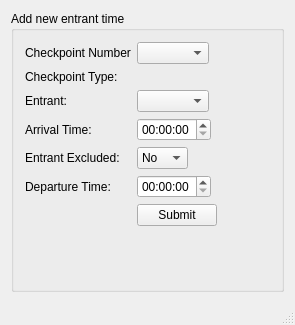
<?xml version="1.0" encoding="UTF-8"?>
<ui version="4.0">
 <class>CheckpointManager</class>
 <widget class="QMainWindow" name="CheckpointManager">
  <property name="geometry">
   <rect>
    <x>0</x>
    <y>0</y>
    <width>295</width>
    <height>325</height>
   </rect>
  </property>
  <property name="windowTitle">
   <string>Checkpoint Manager</string>
  </property>
  <widget class="QWidget" name="centralWidget">
   <layout class="QHBoxLayout" name="horizontalLayout">
    <item>
     <widget class="QGroupBox" name="groupBox">
      <property name="title">
       <string>Add new entrant time</string>
      </property>
      <layout class="QVBoxLayout" name="verticalLayout">
       <item>
        <layout class="QFormLayout" name="formLayout">
         <property name="fieldGrowthPolicy">
          <enum>QFormLayout::FieldsStayAtSizeHint</enum>
         </property>
         <item row="0" column="0">
          <widget class="QLabel" name="lblNode">
           <property name="text">
            <string>Checkpoint Number</string>
           </property>
          </widget>
         </item>
         <item row="0" column="1">
          <widget class="QComboBox" name="inptNode"/>
         </item>
         <item row="1" column="0">
          <widget class="QLabel" name="lblCheckpointType">
           <property name="text">
            <string>Checkpoint Type:</string>
           </property>
          </widget>
         </item>
         <item row="1" column="1">
          <widget class="QLabel" name="lblCheckpointValue">
           <property name="text">
            <string/>
           </property>
          </widget>
         </item>
         <item row="2" column="0">
          <widget class="QLabel" name="lblEntrant">
           <property name="text">
            <string>Entrant:</string>
           </property>
          </widget>
         </item>
         <item row="2" column="1">
          <widget class="QComboBox" name="inptEntrant"/>
         </item>
         <item row="4" column="0">
          <widget class="QLabel" name="lblArrival">
           <property name="text">
            <string>Arrival Time:</string>
           </property>
          </widget>
         </item>
         <item row="4" column="1">
          <widget class="QTimeEdit" name="inptArrivalTime">
           <property name="time">
            <time>
             <hour>0</hour>
             <minute>0</minute>
             <second>0</second>
            </time>
           </property>
          </widget>
         </item>
         <item row="5" column="0">
          <widget class="QLabel" name="lblEntrantExcluded">
           <property name="text">
            <string>Entrant Excluded: </string>
           </property>
          </widget>
         </item>
         <item row="5" column="1">
          <widget class="QComboBox" name="inptExcluded">
           <item>
            <property name="text">
             <string>No</string>
            </property>
           </item>
           <item>
            <property name="text">
             <string>Yes</string>
            </property>
           </item>
          </widget>
         </item>
         <item row="6" column="0">
          <widget class="QLabel" name="lblDTime">
           <property name="enabled">
            <bool>true</bool>
           </property>
           <property name="text">
            <string>Departure Time:</string>
           </property>
          </widget>
         </item>
         <item row="6" column="1">
          <widget class="QTimeEdit" name="inptDTime"/>
         </item>
         <item row="7" column="1">
          <widget class="QPushButton" name="inptSubmit">
           <property name="text">
            <string>Submit</string>
           </property>
          </widget>
         </item>
        </layout>
       </item>
       <item>
        <widget class="QLabel" name="lblNote">
         <property name="text">
          <string/>
         </property>
         <property name="alignment">
          <set>Qt::AlignHCenter|Qt::AlignTop</set>
         </property>
         <property name="wordWrap">
          <bool>true</bool>
         </property>
        </widget>
       </item>
      </layout>
     </widget>
    </item>
   </layout>
  </widget>
  <widget class="QStatusBar" name="statusBar"/>
 </widget>
 <layoutdefault spacing="6" margin="11"/>
 <tabstops>
  <tabstop>inptNode</tabstop>
  <tabstop>inptEntrant</tabstop>
  <tabstop>inptArrivalTime</tabstop>
  <tabstop>inptExcluded</tabstop>
  <tabstop>inptDTime</tabstop>
 </tabstops>
 <resources/>
 <connections>
  <connection>
   <sender>inptNode</sender>
   <signal>currentIndexChanged(int)</signal>
   <receiver>CheckpointManager</receiver>
   <slot>checkpointChanged(int)</slot>
   <hints>
    <hint type="sourcelabel">
     <x>217</x>
     <y>53</y>
    </hint>
    <hint type="destinationlabel">
     <x>187</x>
     <y>290</y>
    </hint>
   </hints>
  </connection>
  <connection>
   <sender>inptEntrant</sender>
   <signal>currentIndexChanged(int)</signal>
   <receiver>CheckpointManager</receiver>
   <slot>entrantChanged()</slot>
   <hints>
    <hint type="sourcelabel">
     <x>241</x>
     <y>103</y>
    </hint>
    <hint type="destinationlabel">
     <x>309</x>
     <y>104</y>
    </hint>
   </hints>
  </connection>
  <connection>
   <sender>inptExcluded</sender>
   <signal>currentIndexChanged(int)</signal>
   <receiver>CheckpointManager</receiver>
   <slot>entrantExcludedChanged()</slot>
   <hints>
    <hint type="sourcelabel">
     <x>189</x>
     <y>174</y>
    </hint>
    <hint type="destinationlabel">
     <x>359</x>
     <y>231</y>
    </hint>
   </hints>
  </connection>
  <connection>
   <sender>inptSubmit</sender>
   <signal>clicked()</signal>
   <receiver>CheckpointManager</receiver>
   <slot>submitPressed()</slot>
   <hints>
    <hint type="sourcelabel">
     <x>205</x>
     <y>240</y>
    </hint>
    <hint type="destinationlabel">
     <x>323</x>
     <y>283</y>
    </hint>
   </hints>
  </connection>
 </connections>
 <slots>
  <slot>checkpointChanged(int)</slot>
  <slot>entrantChanged()</slot>
  <slot>entrantExcludedChanged()</slot>
  <slot>submitPressed()</slot>
 </slots>
</ui>
